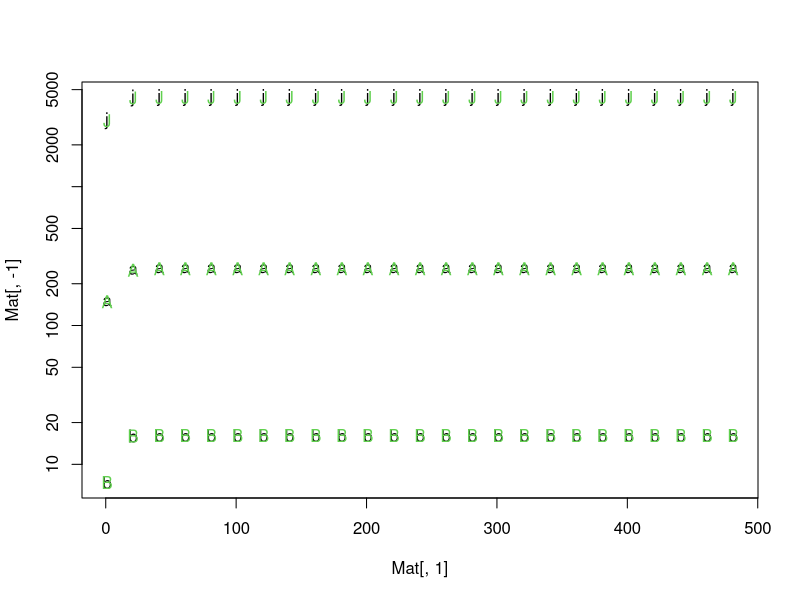
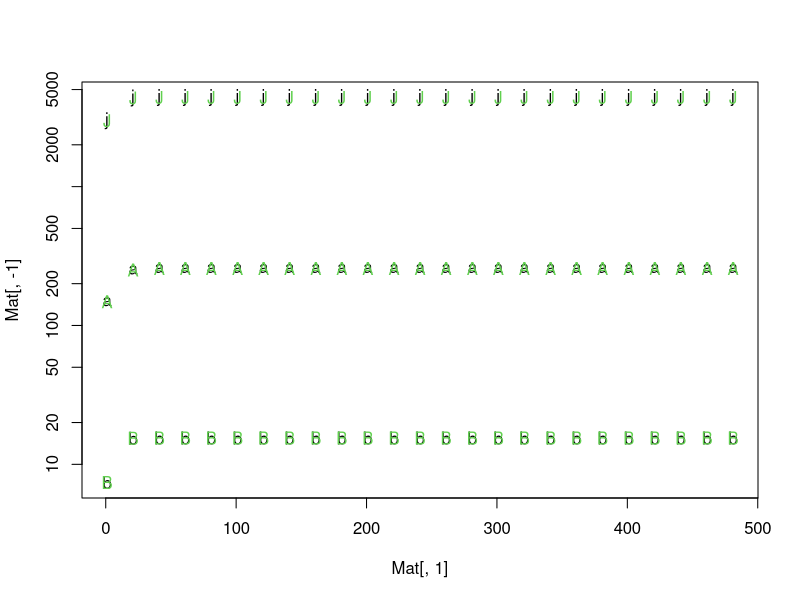
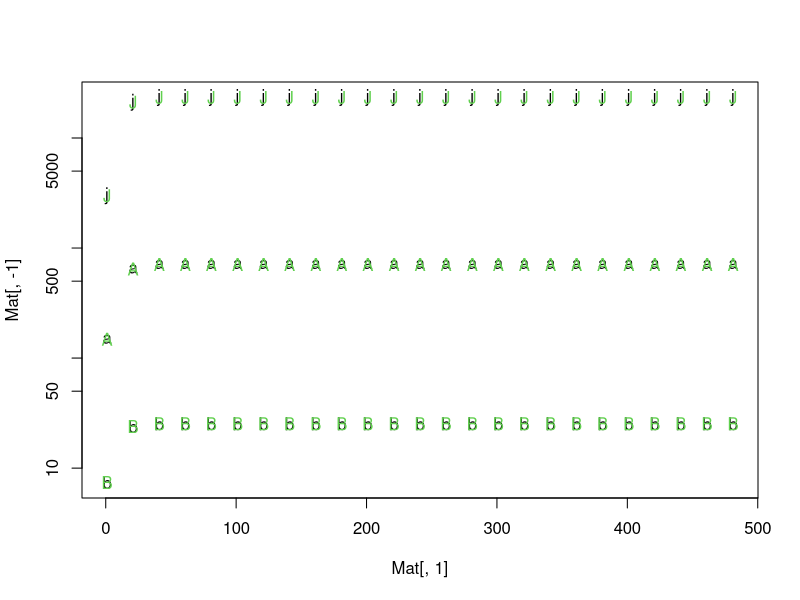
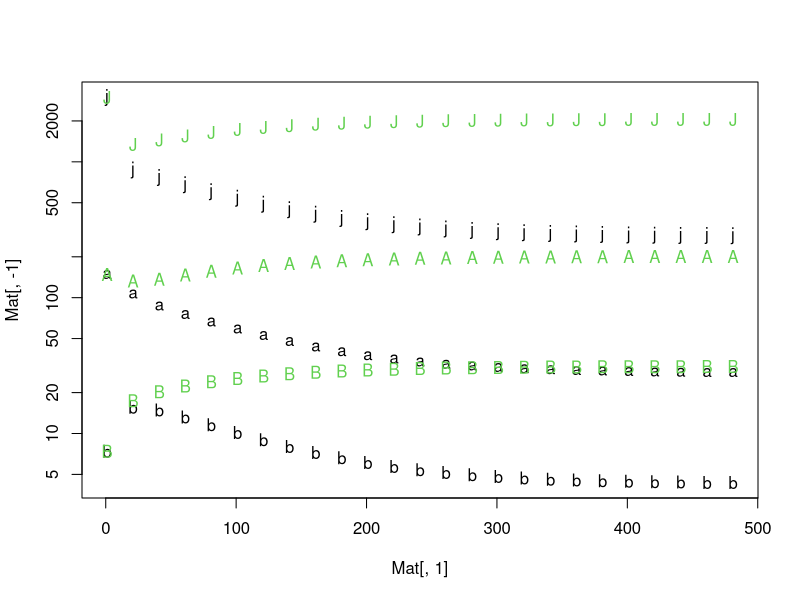
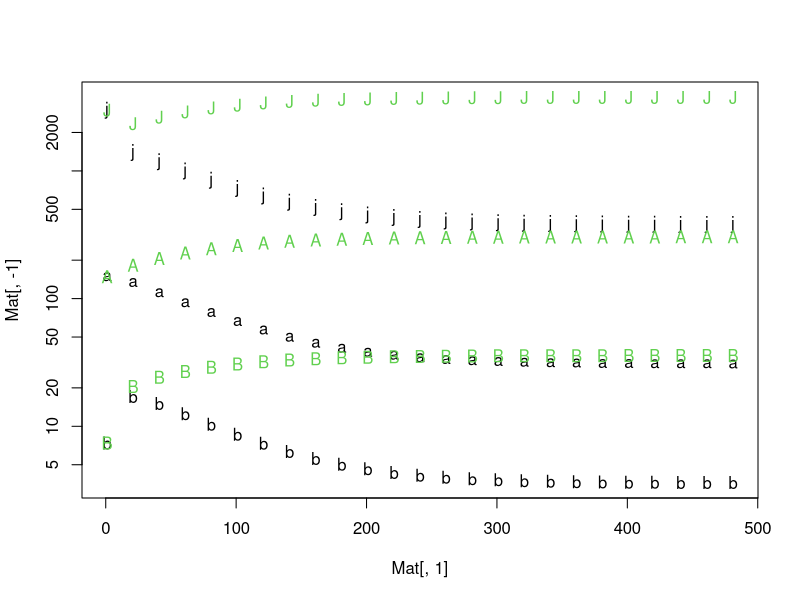
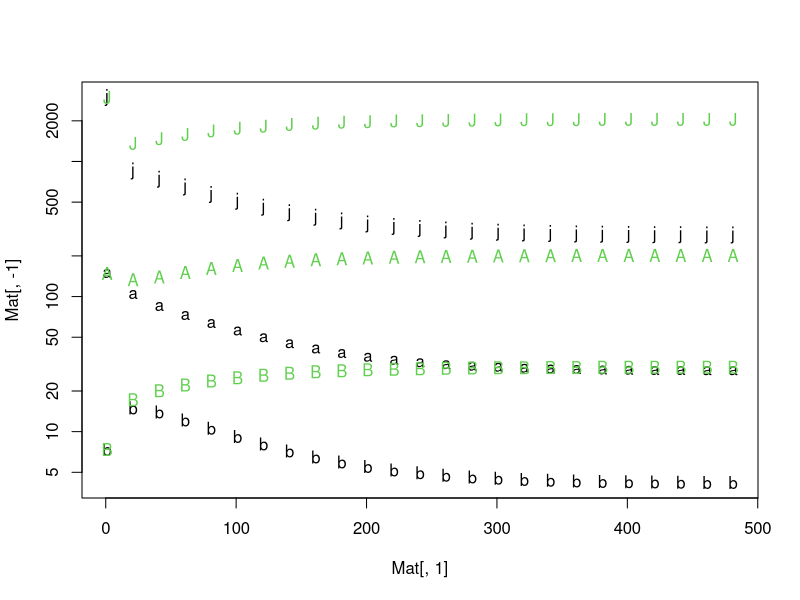
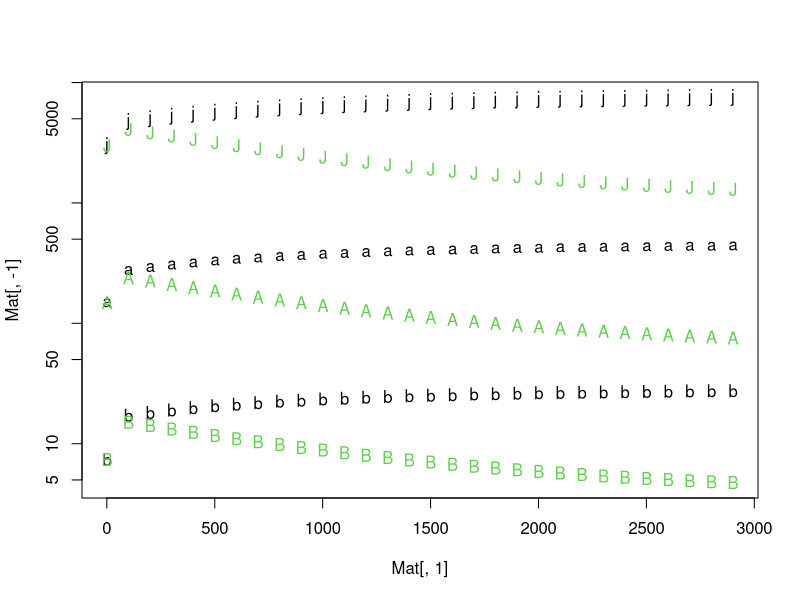
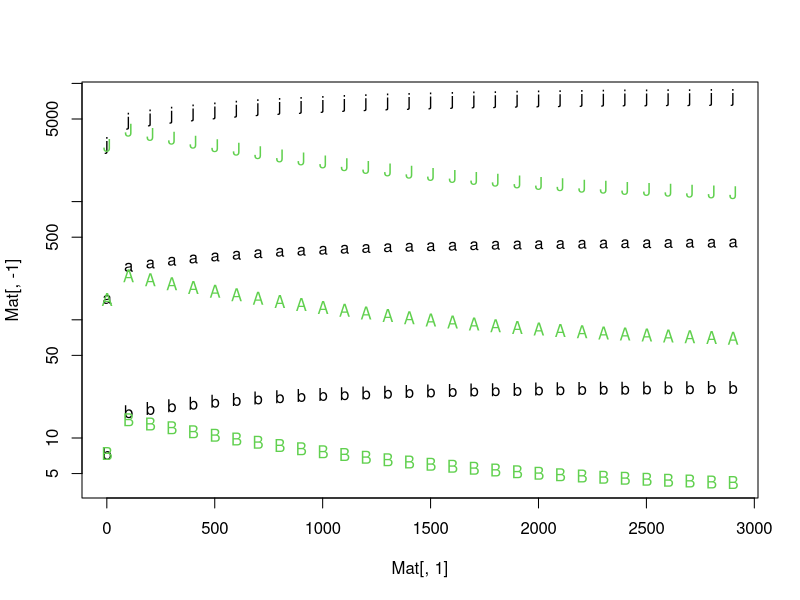

Recreate these plots in R, in order.
######################################################################################
# JAB model simulations                       ---------------------------------------
######################################################################################


# Library -----------------------------------------------------------------
library(deSolve)


# Different versions of the JAB model wrapped into functions ----------------------------------
## Here, we show three versions of the JAB model
## 1) the originally proposed iterateJAB()
## 2) an altered JAB model based on the reviewer's suggestions iterateJAB2()
## 3) for comparison an ODE version, calculateOdeJAB(), which can be numerically integrated with deSolve


## 1) Originally proposed JAB model
iterateJAB <- function(time, ## vector of times
                       state_0, ## vector of initial species states.
                       par){
  
  b <- par$b
  c_a <- par$c_a
  c_b <- par$c_b
  c_j <- par$c_j
  g <- par$g
  h <- par$h
  l <- par$l
  r <- par$r
  s <- par$s
  
  ba_a_avg <- 0.5
  ba_a_upper <- 0.7
  
  ## Set the count variables
  n <- length(r) # no. of species
  
  times_intern <- 1:max(time)
  n_times <- length(times_intern)
  
  # Prepare a state matrix
  whichstage <- rep(1:3, each = n)
  State <- matrix(rep(state_0, times = n_times), nrow = n_times, byrow = T)
  
  ## Here comes the model.
  for (t in 2:n_times) {
    
    ## States at t-1
    J <- State[t-1, whichstage == 1]
    A <- State[t-1, whichstage == 2]
    B <- State[t-1, whichstage == 3]
    
    ## The total basal area of big trees
    BA <- A * ba_a_avg + B
    BA_sum <- sum(BA)
    
    J_trans <- r*BA + l + (J - g*J)
    J_t <- J_trans * 1/(1 + c_j*sum(J) + s*BA_sum) # count of juveniles J
    # with all variables > 0, and 0 < g, m_j < 1
    
    A_trans <- g*J + (A - h*A) # + u[ ,2]
    A_t <-  A_trans * 1/(1 + c_a*BA_sum) # count of small adults
    # with all variables > 0, and 0 < h, m_a < 1
    
    A_ba <- A * h * ba_a_upper # Basal area of small adults A. Conversion by multiplication with basal area of State exit (based on upper dhh boundary of the class)
    B_trans <- A_ba + B # + u[ ,3]
    B_t <- (1+b)*B_trans * 1/(1 + c_b*BA_sum)  # basal area of big adults B
    
    State[t, ] <- c(J_t, A_t, B_t)
  }
  
  whichtimes <- match(time, times_intern)
  State <- State[whichtimes,]
  State <- cbind(time = whichtimes, State)

  return(State)
}


## 2) Altered JAB model with 1. limitation only acting on the state, and 2. with density-independent mortality m
iterateJAB2 <- function(time, ## vector of times
                        state_0, ## vector of initial species states.
                        par){
  
  b <- par$b
  c_a <- par$c_a
  c_b <- par$c_b
  c_j <- par$c_j
  g <- par$g
  h <- par$h
  l <- par$l
  r <- par$r
  s <- par$s
  m <- par$m
  
  ba_a_avg <- 0.5
  ba_a_upper <- 0.7
  
  ## Set the count variables
  n <- length(r) # no. of species
  
  times_intern <- 1:max(time)
  n_times <- length(times_intern)
  
  # Prepare a state matrix
  whichstage <- rep(1:3, each = n)
  State <- matrix(rep(state_0, times = n_times), nrow = n_times, byrow = T)
  
  ## Here comes the model.
  for (t in 2:n_times) {
    
    ## States at t-1
    J <- State[t-1, whichstage == 1]
    A <- State[t-1, whichstage == 2]
    B <- State[t-1, whichstage == 3]
    
    ## The total basal area of big trees
    BA <- A * ba_a_avg + B
    BA_sum <- sum(BA)
    
    J_input <- r*BA + l
    J_trans <- g*J
    J_t <- J/(1 + c_j*sum(J) + s*BA_sum) + J_input - J_trans
    
    A_trans <- h*A
    A_t <-  A/(1 + c_a*BA_sum) + J_trans - A_trans
    
    A_ba <- ba_a_upper * (A * h)
    B_t <- B/(1 + c_b*BA_sum) + A_ba + B*b
    
    State[t, ] <- c(J_t, A_t, B_t)
  }
  
  whichtimes <- match(time, times_intern)
  State <- State[whichtimes,]
  State <- cbind(time = whichtimes, State)
  
  return(State)
}


## 3. ODE version of the JAB model for comparison
calculateOdeJAB <- function(time,
                             state, # vector of species states.
                             par){
  
  b <- par$b
  c_a <- par$c_a
  c_b <- par$c_b
  c_j <- par$c_j
  g <- par$g
  h <- par$h
  l <- par$l
  r <- par$r
  s <- par$s
  # m <- par$m
  
  ba_a_avg <- 0.5 ## constants for basal area conversion
  ba_a_upper <- 0.7

  J <- state[1:2]
  A <- state[3:4]
  B <- state[5:6]
  BA <- (A * ba_a_avg) + B
  BA_sum <- sum(BA)

  dJ <- l + r * BA - (c_j*sum(J) + s*BA_sum + g)*J
  dA <- g * J - (c_a*BA_sum + h)*A
  dB <- A * h * ba_a_upper + B*b - (c_b*BA_sum)*B # - m*B
  
  return(list(c(dJ, dA, dB)))
}


# Set up simulation -------------------------------------------------------------------
set.seed(1)
time <- seq(1, 500, 20)

## All equal parameters loosely based on the priors
par <- list(b = c(-3, -3),
            c_a = c(-8, -8),
            c_b = c(-7, -7),
            c_j = c(-9, -9),
            g = c(-5, -5),
            h = c(-4, -4),
            l = c(4, 4),
            r = c(4, 4),
            s = c(-6, -6),
            m = c(-3, -3))

## Equal states, loosely based on initial states in the data (change sd in rnorm for some randomness)
state_0 <- exp(rnorm(6, rep(c(8, 5, 2), each = 2), 0))


## Wrapper for  plotting trajectories given a Matrix with observations as rows and columns 1: time, 2: j, 3: J, 4: a, 5: A, etc.
wrapMatplot <- function(Mat) {
  matplot(Mat[, 1], Mat[, -1],
          type = "p", pch = c("j", "J", "a", "A", "b", "B"), col = rep(c(1, 3), 3),
          log = "y")
}




# Simulations ------------------------------------------------------

## Equal states and equal parameters between species --------------

Sim_JAB <- iterateJAB(time, state_0, lapply(par, exp))
wrapMatplot(Sim_JAB)
## Here, letter case and color indicate species, while J, A, B indicate stage

## The ODE version has very similar dynamics
Sim_JAB_ode <- deSolve::ode(state_0, time, calculateOdeJAB, lapply(par, exp))
wrapMatplot(Sim_JAB_ode) 

## We propose JAB2 which incorporates the reviewers suggestions
## 1. better parameter interpretability through limitation acting only between steps
## 2. include density-independent mortality m
Sim_JAB2 <- iterateJAB2(time, state_0, lapply(par, exp))
wrapMatplot(Sim_JAB2)


## Different recruitment rates clearly alter equilibria -------------------------
## regardless of model version

par_r <- within(par, { r = c(2, 2.3)}) ## change only r within par

Sim_JAB_r <- iterateJAB(time, state_0, lapply(par_r, exp))
wrapMatplot(Sim_JAB_r)

Sim_JAB2_r <- iterateJAB2(time, state_0, lapply(par_r, exp))
wrapMatplot(Sim_JAB2_r)

Sim_odeJAB_r <- deSolve::ode(state_0, time, calculateOdeJAB, lapply(par_r, exp))
wrapMatplot(Sim_odeJAB_r)


par_l <- within(par, { l = c(5, 3)}) ## change l; Note that l is acting only linearly

Sim_JAB_l <- iterateJAB(seq(1, 3000, 100), state_0, lapply(par_l, exp))
wrapMatplot(Sim_JAB_l)

Sim_odeJAB_l <- deSolve::ode(state_0, seq(1, 3000, 100), calculateOdeJAB, lapply(par_l, exp))
wrapMatplot(Sim_odeJAB_l)
